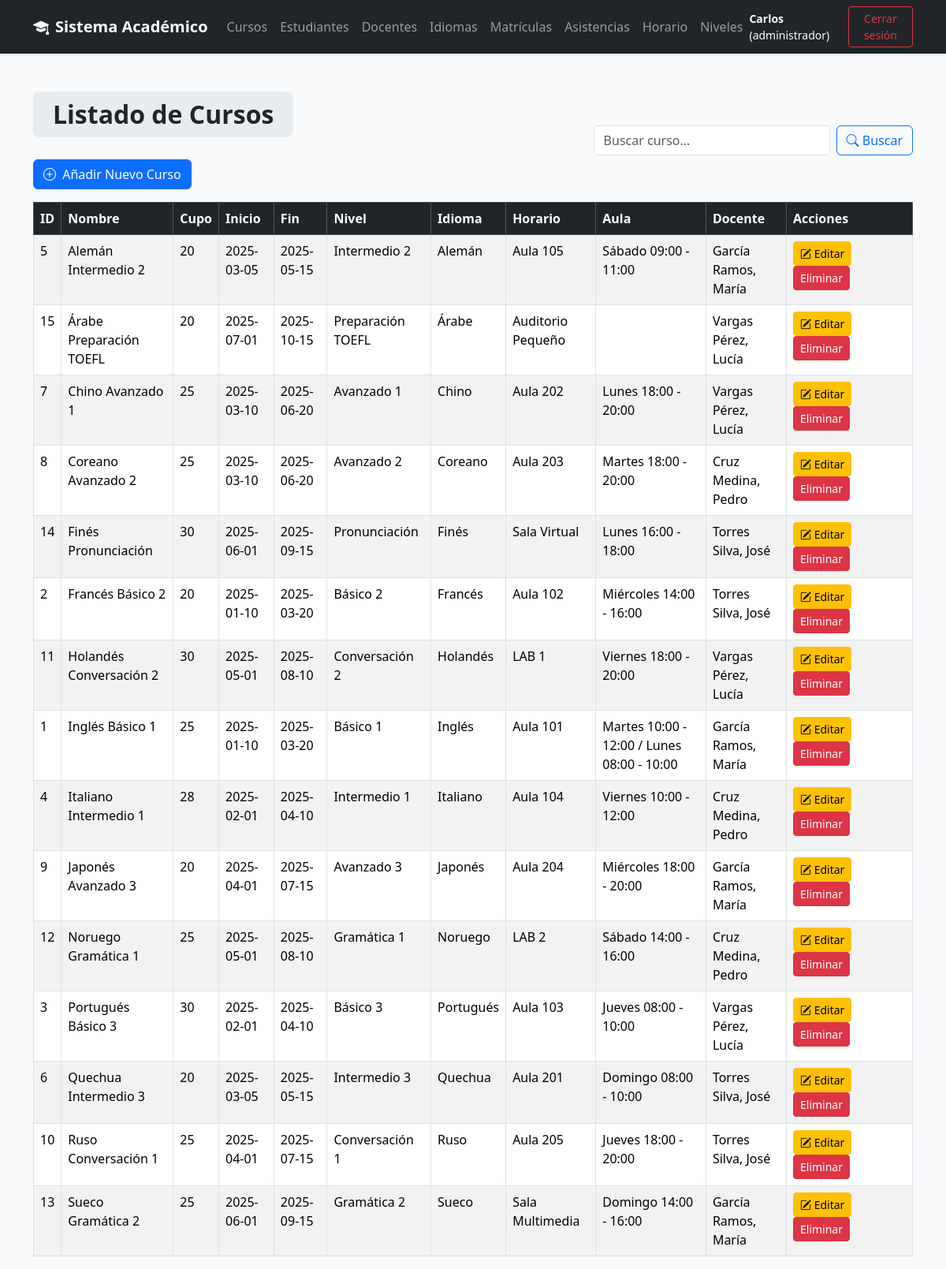
Screenshot of /views/curso/listar.php (signed in) with the database file from the repository.
### tables this page shows
CREATE TABLE Curso (
    idCurso INT AUTO_INCREMENT PRIMARY KEY,
    nombre VARCHAR(120) NOT NULL,
    cupoMaximo INT NOT NULL,
    fechaInicio DATE NOT NULL,
    fechaFin DATE NOT NULL,
    idNivel INT NOT NULL,
    idIdioma INT NOT NULL,
    idAula INT NOT NULL,
    codigoDocente INT NOT NULL,
    FOREIGN KEY (idNivel) REFERENCES Nivel(idNivel) ON DELETE CASCADE,
    FOREIGN KEY (idIdioma) REFERENCES Idioma(idIdioma) ON DELETE CASCADE,
    FOREIGN KEY (idAula) REFERENCES Aula(idAula) ON DELETE CASCADE,
    FOREIGN KEY (codigoDocente) REFERENCES Docente(codigoDocente) ON DELETE CASCADE
);

CREATE TABLE Nivel (
    idNivel INT AUTO_INCREMENT PRIMARY KEY,
    nombre VARCHAR(100) NOT NULL
);

CREATE TABLE Idioma (
    idIdioma INT AUTO_INCREMENT PRIMARY KEY,
    nombre VARCHAR(100) NOT NULL
);

CREATE TABLE Aula (
    idAula INT AUTO_INCREMENT PRIMARY KEY,
    nombre VARCHAR(100) NOT NULL,
    capacidad INT NOT NULL
);

### models/Curso.php (called while the page is built, shortened)
<?php
require_once __DIR__ . '/../config/conexion.php';
class Curso {
    private $conn;
    public function __construct() {
        $conexion = new Conexion();
        $this->conn = $conexion->iniciar();
    }
public function listar() {
    try {
        $sql = "SELECT
                    c.idCurso,
                    c.nombre,
                    c.cupoMaximo,
                    c.fechaInicio,
                    c.fechaFin,
                    n.nombre AS nivel,
                    i.nombre AS idioma,
                    a.nombre AS aula,
                    CONCAT(u.apellidos, ', ', u.nombres) AS docente,
                    GROUP_CONCAT(
                        CONCAT(
                            h.diaSemana, ' ',
                            DATE_FORMAT(h.horaInicio, '%H:%i'),
                            ' - ',
                            DATE_FORMAT(h.horaFin, '%H:%i')
                        ) SEPARATOR ' / '
                    ) AS horario
                FROM Curso c
                INNER JOIN Nivel n ON c.idNivel = n.idNivel
                INNER JOIN Idioma i ON c.idIdioma = i.idIdioma
                INNER JOIN Aula a ON c.idAula = a.idAula
                INNER JOIN Docente d ON c.codigoDocente = d.codigoDocente
                INNER JOIN Usuario u ON u.idUsuario = d.idUsuario
                LEFT JOIN CursoHorario ch ON ch.idCurso = c.idCurso
                LEFT JOIN Horario h ON h.idHorario = ch.idHorario
                GROUP BY
                    c.idCurso,
                    c.nombre,
                    c.cupoMaximo,
                    c.fechaInicio,
                    c.fechaFin,
                    n.nombre,
                    i.nombre,
                    a.nombre,
                    docente
                ORDER BY c.nombre ASC";
        $stmt = $this->conn->prepare($sql);
        $stmt->execute();
        return $stmt->fetchAll(PDO::FETCH_ASSOC);
    } catch (Exception $e) {
        echo "Error al listar cursos: " . $e->getMessage();
        return [];
    }
}
}

### config/conexion.php (called while the page is built)
<?php
class Conexion {
    private $dsn;
    private $username;
    private $password;
    private $options;
    private $conexion;
    public function __construct(
        string $host = "localhost",
        string $dbname = "InstitutoIdiomas",
        string $username = "root",
        string $password = ""
    ) {
        $this->dsn = "mysql:host={$host};dbname={$dbname};charset=utf8mb4";
        $this->username = $username;
        $this->password = $password;
        $this->options = [PDO::ATTR_ERRMODE => PDO::ERRMODE_EXCEPTION];
    }
    public function iniciar(): ?PDO {
        try {
            if ($this->conexion === null) {
                $this->conexion = new PDO(
                    $this->dsn,
                    $this->username,
                    $this->password,
                    $this->options
                );
            }
            return $this->conexion;
        } catch (PDOException $e) {
            throw new Exception("Error en la conexión a la base de datos: " . $e->getMessage());
        }
    }
}

### views/curso/listar.php (the view, shortened to what this page needs)
<?php
require_once '../../models/Curso.php';
$curso = new Curso();
$resultado = $curso->listar();
$busqueda = isset($_GET["q"]) ? $_GET["q"] : "";
if ($busqueda != "") {
    $resultado = $curso->buscar($busqueda);
} else {
    $resultado = $curso->listar();
}
?>
<!DOCTYPE html>
<html lang="es">
<head>
    <link href="https://cdn.jsdelivr.net/npm/bootstrap@5.3.3/dist/css/bootstrap.min.css" rel="stylesheet">
    <link rel="stylesheet" href="https://cdn.jsdelivr.net/npm/bootstrap-icons@1.11.3/font/bootstrap-icons.min.css">
</head>
<body>
<?php require_once("../layout/header.php"); ?>
<div class="container mt-5">
    <div class="row align-items-center mb-3">
        <div class="col-md-6">
            <h2>
                <span class="title-box">Listado de Cursos</span>
            </h2>
            <?php if ($_SESSION['perfil'] === 'administrador'): ?>
                <a href="crear.php" class="btn btn-primary">
                    <i class="bi bi-plus-circle me-1"></i> Añadir Nuevo Curso
                </a>
            <?php endif; ?>
        </div>
        <div class="col-md-6">
            <form action="listar.php" method="GET" class="d-flex justify-content-end">
                <input type="text"
                       class="form-control me-2"
                       name="q"
                       placeholder="Buscar curso..."
                       style="max-width: 300px;"
                       value="<?php echo htmlspecialchars($busqueda); ?>">
                <button class="btn btn-outline-primary" type="submit">
                    <i class="bi bi-search"></i> Buscar
                </button>
            </form>
        </div>
    </div>
    <div class="table-responsive">
        <table class="table table-bordered table-striped">
            <thead class="table-dark">
                <tr>
                    <th>ID</th>
                    <th>Nombre</th>
                    <th>Cupo</th>
                    <th>Inicio</th>
                    <th>Fin</th>
                    <th>Nivel</th>
                    <th>Idioma</th>
                    <th>Horario</th>
                    <th>Aula</th>
                    <th>Docente</th>
                    <th style="width: 160px;">Acciones</th>
                </tr>
            </thead>
            <tbody>
            <?php
            if ($resultado) {
                foreach ($resultado as $curso) {
            ?>
                <tr>
                    <td><?= $curso["idCurso"] ?></td>
                    <td><?= $curso["nombre"] ?></td>
                    <td><?= $curso["cupoMaximo"] ?></td>
                    <td><?= $curso["fechaInicio"] ?></td>
                    <td><?= $curso["fechaFin"] ?></td>
                    <td><?= $curso["nivel"] ?></td>
                    <td><?= $curso["idioma"] ?></td>
                    <td><?= $curso["aula"] ?></td>
                    <td><?= $curso["horario"] ?></td>
                    <td><?= $curso["docente"] ?></td>
                    <td>
                        <?php if ($_SESSION['perfil'] === 'administrador'): ?>
                            <a href="editar.php?id=<?= $curso['idCurso'] ?>" class="btn btn-warning btn-sm">
                                <i class="bi bi-pencil-square"></i> Editar
                            </a>
                            <a href="../../controllers/CursoController.php?action=eliminar&id=<?= $curso['idCurso'] ?>"
                            class="btn btn-danger btn-sm"
                            onclick="return confirm('¿Eliminar este curso?');">
                                Eliminar
                            </a>
                        <?php else: ?>
                            <span class="badge bg-secondary">Sin acciones</span>
                        <?php endif; ?>
                    </td>
                </tr>
            <?php
                }
            }
            ?>
            </tbody>
        </table>
    </div>
</div>
</body>
</html>

### views/curso/listar.php (style rules this page uses)
body { background-color: #f8f9fa; }
.title-box { background-color: #e9ecef; display: inline-block; padding: 10px 25px; border-radius: 8px; font-size: 2rem; font-weight: 700; margin-bottom: 20px; }

### views/layout/header.php (style rules this page uses)
body { background: #f8f9fa; }

### rows the page displays
curso: idCurso "5", nombre "Alemán Intermedio 2", cupoMaximo "20", fechaInicio "2025-03-05", fechaFin "2025-05-15", idNivel.nombre "Intermedio 2", idIdioma.nombre "Alemán", idAula.nombre "Aula 105", horario "Sábado 09:00 - 11:00", docente "García Ramos, María"
curso: idCurso "15", nombre "Árabe Preparación TOEFL", cupoMaximo "20", fechaInicio "2025-07-01", fechaFin "2025-10-15", idNivel.nombre "Preparación TOEFL", idIdioma.nombre "Árabe", idAula.nombre "Auditorio Pequeño", docente "Vargas Pérez, Lucía"
curso: idCurso "7", nombre "Chino Avanzado 1", cupoMaximo "25", fechaInicio "2025-03-10", fechaFin "2025-06-20", idNivel.nombre "Avanzado 1", idIdioma.nombre "Chino", idAula.nombre "Aula 202", horario "Lunes 18:00 - 20:00", docente "Vargas Pérez, Lucía"
curso: idCurso "8", nombre "Coreano Avanzado 2", cupoMaximo "25", fechaInicio "2025-03-10", fechaFin "2025-06-20", idNivel.nombre "Avanzado 2", idIdioma.nombre "Coreano", idAula.nombre "Aula 203", horario "Martes 18:00 - 20:00", docente "Cruz Medina, Pedro"
curso: idCurso "14", nombre "Finés Pronunciación", cupoMaximo "30", fechaInicio "2025-06-01", fechaFin "2025-09-15", idNivel.nombre "Pronunciación", idIdioma.nombre "Finés", idAula.nombre "Sala Virtual", horario "Lunes 16:00 - 18:00", docente "Torres Silva, José"
curso: idCurso "2", nombre "Francés Básico 2", cupoMaximo "20", fechaInicio "2025-01-10", fechaFin "2025-03-20", idNivel.nombre "Básico 2", idIdioma.nombre "Francés", idAula.nombre "Aula 102", horario "Miércoles 14:00 - 16:00", docente "Torres Silva, José"
curso: idCurso "11", nombre "Holandés Conversación 2", cupoMaximo "30", fechaInicio "2025-05-01", fechaFin "2025-08-10", idNivel.nombre "Conversación 2", idIdioma.nombre "Holandés", idAula.nombre "LAB 1", horario "Viernes 18:00 - 20:00", docente "Vargas Pérez, Lucía"
curso: idCurso "1", nombre "Inglés Básico 1", cupoMaximo "25", fechaInicio "2025-01-10", fechaFin "2025-03-20", idNivel.nombre "Básico 1", idIdioma.nombre "Inglés", idAula.nombre "Aula 101", horario "Martes 10:00 - 12:00 / Lunes 08:00 - 10:00", docente "García Ramos, María"
curso: idCurso "4", nombre "Italiano Intermedio 1", cupoMaximo "28", fechaInicio "2025-02-01", fechaFin "2025-04-10", idNivel.nombre "Intermedio 1", idIdioma.nombre "Italiano", idAula.nombre "Aula 104", horario "Viernes 10:00 - 12:00", docente "Cruz Medina, Pedro"
curso: idCurso "9", nombre "Japonés Avanzado 3", cupoMaximo "20", fechaInicio "2025-04-01", fechaFin "2025-07-15", idNivel.nombre "Avanzado 3", idIdioma.nombre "Japonés", idAula.nombre "Aula 204", horario "Miércoles 18:00 - 20:00", docente "García Ramos, María"
curso: idCurso "12", nombre "Noruego Gramática 1", cupoMaximo "25", fechaInicio "2025-05-01", fechaFin "2025-08-10", idNivel.nombre "Gramática 1", idIdioma.nombre "Noruego", idAula.nombre "LAB 2", horario "Sábado 14:00 - 16:00", docente "Cruz Medina, Pedro"
curso: idCurso "3", nombre "Portugués Básico 3", cupoMaximo "30", fechaInicio "2025-02-01", fechaFin "2025-04-10", idNivel.nombre "Básico 3", idIdioma.nombre "Portugués", idAula.nombre "Aula 103", horario "Jueves 08:00 - 10:00", docente "Vargas Pérez, Lucía"
curso: idCurso "6", nombre "Quechua Intermedio 3", cupoMaximo "20", fechaInicio "2025-03-05", fechaFin "2025-05-15", idNivel.nombre "Intermedio 3", idIdioma.nombre "Quechua", idAula.nombre "Aula 201", horario "Domingo 08:00 - 10:00", docente "Torres Silva, José"
curso: idCurso "10", nombre "Ruso Conversación 1", cupoMaximo "25", fechaInicio "2025-04-01", fechaFin "2025-07-15", idNivel.nombre "Conversación 1", idIdioma.nombre "Ruso", idAula.nombre "Aula 205", horario "Jueves 18:00 - 20:00", docente "Torres Silva, José"
curso: idCurso "13", nombre "Sueco Gramática 2", cupoMaximo "25", fechaInicio "2025-06-01", fechaFin "2025-09-15", idNivel.nombre "Gramática 2", idIdioma.nombre "Sueco", idAula.nombre "Sala Multimedia", horario "Domingo 14:00 - 16:00", docente "García Ramos, María"

### other values shown
$_SESSION['nombres'] "Carlos"
$_SESSION['perfil'] "administrador"
